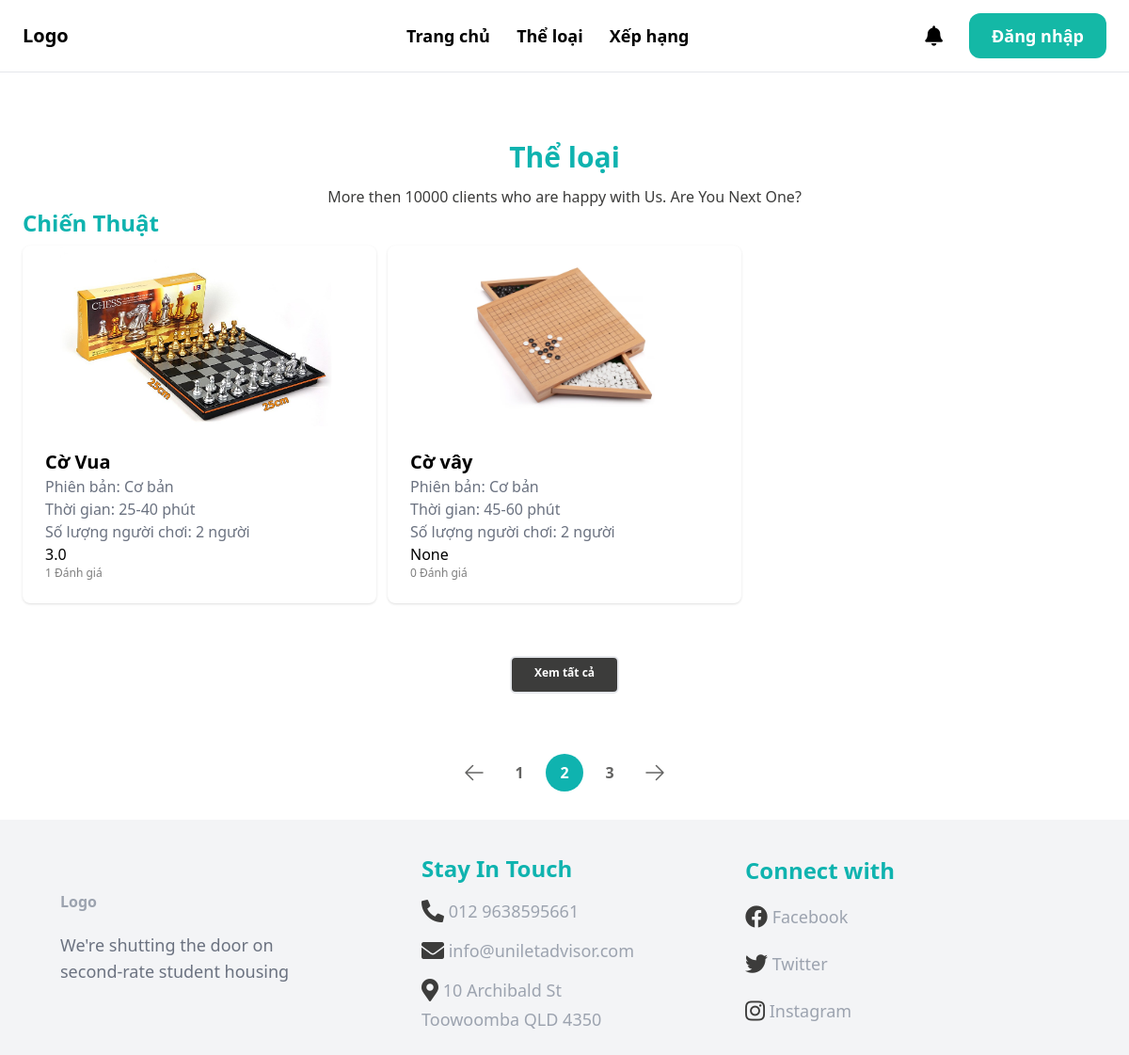
/allCategories/, run on an earlier commit of the app's database.
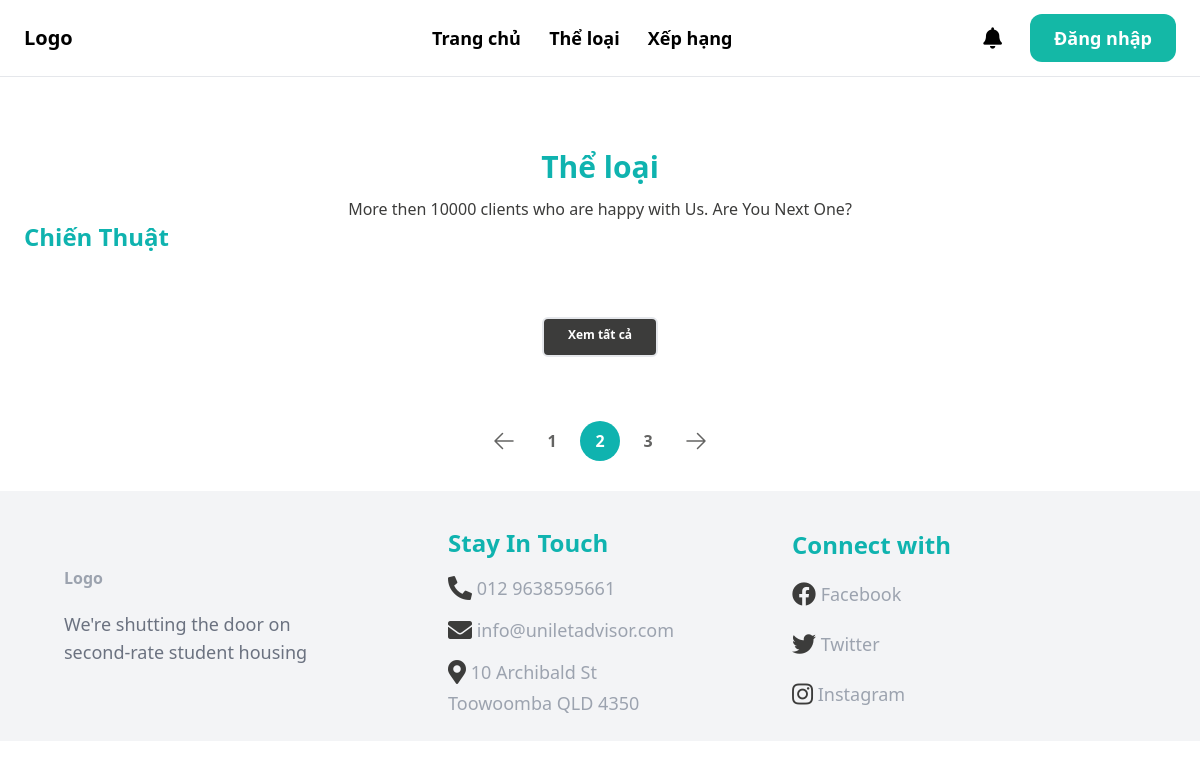
And on a later commit of the database.
### boardgame/models.py (models this page shows, shortened)
class Category(models.Model):
    title = models.CharField(max_length=100, default=None)
    cid = ShortUUIDField(unique=True, primary_key=True, prefix="cat", alphabet='1234567890', length=2, max_length=6)
    description = models.TextField(null=True, blank=True)
    class Meta:
        verbose_name_plural = 'Category'

class  Boardgame(models.Model):
    bgid = ShortUUIDField(unique=True, prefix="bg", alphabet='1234567890', length=2, max_length=6)
    user = models.ForeignKey(User, on_delete=models.SET_NULL, null=True)
    date = models.DateTimeField(default=timezone.now)
    category= models.ForeignKey(Category, on_delete=models.SET_NULL, null=True)
    version = models.ForeignKey(Version, on_delete=models.SET_NULL, null=True)
    title = models.CharField(max_length=100)
    image = models.ImageField(upload_to="user_directory_path")
    description = models.TextField(null=True, blank=True, default="This is the boardgame")
    rule = models.TextField(null=True, blank=True, default="This is rule for boardgame")
    age_rating = models.CharField(choices=AGE_RATINGS, max_length=5, default="G")
    people = models.CharField(max_length=100)
    play_time = models.CharField(max_length=50)
    price = models.DecimalField(max_digits=99999999999999, decimal_places=2)
    author = models.ForeignKey(Author, on_delete=models.SET_NULL, null=True, blank=True)
    producer = models.ForeignKey(Producer, on_delete=models.SET_NULL, null=True, blank=True)
    publication_year = models.CharField(max_length=4, default="2000")
    boardgame_status = models.CharField(choices=STATUS_BG, max_length=20, default="out_of_stock")
    in_stock = models.PositiveIntegerField(default=0)
    order = models.PositiveIntegerField(default=0)
    rental = models.PositiveIntegerField(default=0)
    total = models.PositiveIntegerField(default=0)
    class Meta:
        verbose_name_plural = "Boardgame"
    def get_average_rating(self):
        return self.reviews.aggregate(avg_rating=Avg('rating'))['avg_rating']

class Version(models.Model):
    title = models.CharField(max_length=100, default=None)
    vid = ShortUUIDField(unique=True, primary_key=True, prefix="ver", alphabet='1234567890', length=2, max_length=6)
    description = models.TextField(null=True, blank=True)
    class Meta:
        verbose_name_plural = 'Version'
    def __str__(self):
        return self.title

### core/views.py (the view)
# urls.py: path('allCategories/', views.allCategories, name='allCategories'),
def allCategories(request):
    categories = Category.objects.all()
    return render(request, 'core/allCategories.html',{
        'categories': categories,
    })

### templates/core/allCategories.html (shortened to what this page needs)
{% extends 'core/base.html' %}
{% load static %}
{% block content %}
    <div>
        <div class="text-center pt-12 text-3xl font-bold text-[#0FB3AF]">Thể loại</div>
        <div class="text-center pt-3 text-md text-[#3C3C3B] font-['Open Sans']">More then 10000 clients who are
            happy with Us. Are You Next One?</div>
    </div>
    <div class="grid grid-row-2 gap-2 ">
        {% for categori in categories %}
            <a href="{% url "core:category" categori.cid %}">
                <p class="text-left text-2xl font-bold text-[#0FB3AF]">{{ categori.title }}</p>
            </a>
            <div class="grid grid-cols-3 gap-3 ">
                {% for boardgame in categori.boardgame_set.all|slice:":3" %}
                    <div class="shadow bg-[#ffffff] rounded-lg">
                        <a href="{% url "boardgame:detail" boardgame.bgid %}" class="boardgame-info">
                            <div >
                                <img src="{{ boardgame.image.url }}" class="rounded-t-lg object-contain max-h-48 w-full transition " sizes="100vw">
                            </div>
                            <div class="p-6 rounded-b-xl bg-white-100">
                                <h2 class="text-xl font-bold">{{ boardgame.title }}</h2>
                                <p class="text-gray-500">Phiên bản: {{ boardgame.version }}</p>
                                <p class="text-gray-500">Thời gian: {{ boardgame.play_time }} phút</p>
                                <p class="text-gray-500">Số lượng người chơi: {{ boardgame.people }} người</p>
                                {{boardgame.get_average_rating}}
                                <div class="font-thin text-[#7E7E7E] font-['Open Sans'] text-xs">
                                    {{boardgame.reviews.all.count}} Đánh giá
                                </div>
                            </div>
                        </a>
                    </div>
                {% endfor %}
            </div>
            <div class=" grid  justify-items-center items-center pt-12 ">
                <a  href="{% url "core:category" categori.cid %}"
                    class="rounded-md h-10 border-2 border-primary px-6 py-2 text-xs font-bold bg-[#3C3C3B] text-white text-center hover:bg-[#3C3C3BCC] ">
                    Xem tất cả
                </a>
            </div>
        {% endfor %}
    </div>
    <div class="grid justify-items-center bg-white pt-16 flex items-center flex-wrap">
        <nav aria-label="Page navigation">
            <ul class="inline-flex space-x-2">
                <li><button
                        class="flex items-center justify-center w-10 h-10 text-[#3C3C3BCC]  rounded-full hover:bg-[#BFF5F3]">
                        <svg xmlns="http://www.w3.org/2000/svg" fill="none" viewBox="0 0 24 24" stroke-width="1.5"
                            stroke="currentColor" class="w-full h-full p-2">
                            <path stroke-linecap="round" stroke-linejoin="round"
                                d="M10.5 19.5L3 12m0 0l7.5-7.5M3 12h18" />
                        </svg>
                </li>
                <li><button
                        class="w-10 h-10 text-[#3C3C3BCC] font-bold font-[Open Sans] rounded-full hover:bg-[#BFF5F3]">1</button>
                </li>
                <li><button
                        class="w-10 h-10 text-white font-bold font-[Open Sans] bg-[#0FB3AF] rounded-full hover:bg-[#BFF5F3] ">2</button>
                </li>
                <li><button
                        class="w-10 h-10 text-[#3C3C3BCC] font-bold font-[Open Sans] rounded-full hover:bg-[#BFF5F3]">3</button>
                </li>
                <li><button
                        class="flex items-center justify-center w-10 h-10 text-[#3C3C3BCC] rounded-full hover:bg-[#BFF5F3]">
                        <svg xmlns="http://www.w3.org/2000/svg" fill="none" viewBox="0 0 24 24" stroke-width="1.5"
                            stroke="currentColor" class="w-full h-full p-2">
                            <path stroke-linecap="round" stroke-linejoin="round"
                                d="M13.5 4.5L21 12m0 0l-7.5 7.5M21 12H3" />
                        </svg>
                </li>
            </ul>
        </nav>
    </div>
{% endblock %}

### templates/core/base.html (shortened to what this page needs)
<!doctype html>
<html>
    <head>
        <script src="https://cdn.tailwindcss.com"></script>
        <link href="https://cdnjs.cloudflare.com/ajax/libs/font-awesome/5.15.4/css/all.min.css" rel="stylesheet">
        <link href="https://cdn.jsdelivr.net/npm/tailwindcss@2.2.19/dist/tailwind.min.css" rel="stylesheet">
    </head>
    <body>
        <nav class="py-6 px-6 flex justify-between items-center border-b border-gray-200">
            <a href="/" class="text-xl font-semibold">Logo</a>
            <div class="ml-48 space-x-6 w-1/3">
                <a href="/" class="text-lg font-semibold hover:text-teal-500">Trang chủ</a>
                <a href="{% url "core:allCategories" %}" class="text-lg font-semibold hover:text-teal-500">Thể loại</a>
                <a href="{#}" class="text-lg font-semibold hover:text-teal-500">Xếp hạng</a>
            </div>
            <div class="space-x-6">
                <button type="button"
                    class=" text-black-400 hover:text-gray-500 rounded-full focus:ring-offset-black-800">
                    <a href="#" class="fa fa-bell fa-lg"></a>
                </button>
                {% if request.user.is_authenticated %}
                    <a href="{% url "core:account"%}" class="px-6 py-3 text-lg font-semibold bg-teal-500 text-white rounded-xl hover:bg-teal-700">Tài khoản</a>
                    <a href="{% url "userauths:sign_out" %}" class="px-6 py-3 text-lg font-semibold bg-red-500 text-white rounded-xl hover:bg-red-700">Đăng xuất</a>
                {% else %}
                    <a href="{% url "userauths:sign_in" %}" class="px-6 py-3 text-lg font-semibold bg-teal-500 text-white rounded-xl hover:bg-teal-700">Đăng nhập</a>
                {% endif %}
            </div>
        </nav>
        <div class="px-6 py-6">
            {% block content %}
            {% endblock %}
        </div>
        <footer class="py-6 px-6 flex justify-between bg-gray-100">
            <div class=" self-center w-1/3 px-10">
                <h3 class="mb-5 font-semibold text-gray-400">Logo</h3>
                <p class="text-lg text-gray-500">
                    We're shutting the door on <br/>
                    second-rate student housing
                </p>
            </div>
            <div class="w-1/3 px-10 self-center">
                <h3 class="text-2xl font-bold text-[#0FB3AF] py-3"> Stay In Touch</h3>
                <ul class="space-y-2">
                    <li>
                        <a href="" class="text-lg text-gray-400">
                            <i class="fas fa-phone-alt fa-lg text-[#3C3C3B] py-2" aria-hidden="flase"></i>
                            012 9638595661
                        </a>
                    </li>
                    <li>
                        <a href="" class="text-lg text-gray-400">
                            <i class="fa fa-envelope fa-lg text-[#3C3C3B] py-2" aria-hidden="true"></i>
                            info@uniletadvisor.com
                        </a>
                    </li>
                    <li>
                        <a href="" class="text-lg text-gray-400">
                            <i class="fas fa-map-marker-alt fa-lg text-[#3C3C3B] py-2" aria-hidden="true"></i>
                            <td>10 Archibald St <br/>
                            Toowoomba QLD 4350</td>
                        </a>
                    </li>
                </ul>
            </div>
            <div class="w-1/3 self-center">
                <h3 class="text-2xl font-bold text-[#0FB3AF] py-3"> Connect with</h3>
                <ul class="space-y-2">
                    <li>
                        <a href="https://www.facebook.com/your_page_url" class="text-lg text-gray-400" target="_blank">
                            <i class="fab fa-facebook fa-lg text-[#3C3C3B] py-3 "></i>
                            Facebook
                        </a>
                    </li>
                    <li>
                        <a href="https://twitter.com/your_page_url" class="text-lg text-gray-400" target="_blank">
                            <i class="fab fa-twitter fa-lg text-[#3C3C3B] py-3"></i>
                            Twitter
                        </a>
                    </li>
                    <li>
                        <a href="https://www.instagram.com/your_page_url" class="text-lg text-gray-400" target="_blank">
                            <i class="fab fa-instagram fa-lg text-[#3C3C3B] py-3"></i>
                            Instagram
                        </a>
                    </li>
                </ul>
            </div>
        </footer>
    </body>
</html>

What changed in the data, as far as the page shows it:
removed Boardgame: image (picture), title "Cờ Vua", version "Cơ bản", play_time "25-40", people "2", get_average_rating "3.0", reviews.all.count "1"
removed Boardgame: image (picture), title "Cờ vây", version "Cơ bản", play_time "45-60", people "2", get_average_rating "None", reviews.all.count "0"
